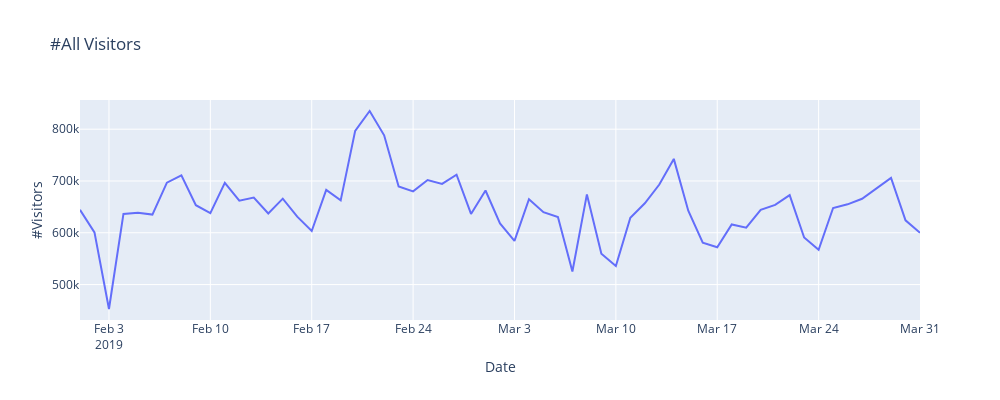

Notebook code for this chart:
### Markdown cell above
## create csv files across cust and device

### Code cell
l = go.Scatter(x=a.Date, y=a.Visitors)
plotly.offline.iplot({'data': [l], 'layout': {
    'xaxis': {'title': 'Date'},
    'yaxis': {'title': '#Visitors'},
    'title': '#All Visitors',
    'width': 1000,
    'height':400
}})
